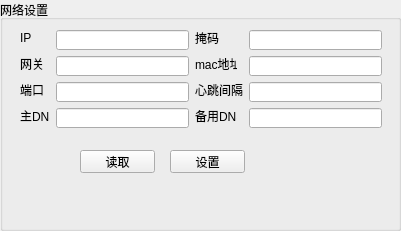
       <widget class="QGroupBox" name="groupBox_3">
        <property name="geometry">
         <rect>
          <x>0</x>
          <y>10</y>
          <width>401</width>
          <height>231</height>
         </rect>
        </property>
        <property name="title">
         <string>网络设置</string>
        </property>
        <widget class="QLabel" name="label_10">
         <property name="geometry">
          <rect>
           <x>20</x>
           <y>82</y>
           <width>24</width>
           <height>16</height>
          </rect>
         </property>
         <property name="text">
          <string>端口</string>
         </property>
        </widget>
        <widget class="QLineEdit" name="net_heatbeat_interval">
         <property name="geometry">
          <rect>
           <x>249</x>
           <y>82</y>
           <width>133</width>
           <height>20</height>
          </rect>
         </property>
        </widget>
        <widget class="QLineEdit" name="net_mask">
         <property name="geometry">
          <rect>
           <x>249</x>
           <y>30</y>
           <width>133</width>
           <height>20</height>
          </rect>
         </property>
        </widget>
        <widget class="QLabel" name="label_14">
         <property name="geometry">
          <rect>
           <x>195</x>
           <y>108</y>
           <width>42</width>
           <height>16</height>
          </rect>
         </property>
         <property name="text">
          <string>备用DNS</string>
         </property>
        </widget>
        <widget class="QLabel" name="label_9">
         <property name="geometry">
          <rect>
           <x>20</x>
           <y>56</y>
           <width>24</width>
           <height>16</height>
          </rect>
         </property>
         <property name="text">
          <string>网关</string>
         </property>
        </widget>
        <widget class="QLabel" name="label_11">
         <property name="geometry">
          <rect>
           <x>195</x>
           <y>30</y>
           <width>24</width>
           <height>16</height>
          </rect>
         </property>
         <property name="text">
          <string>掩码</string>
         </property>
        </widget>
        <widget class="QLineEdit" name="net_dns_2">
         <property name="geometry">
          <rect>
           <x>249</x>
           <y>108</y>
           <width>133</width>
           <height>20</height>
          </rect>
         </property>
        </widget>
        <widget class="QPushButton" name="set_net_btn">
         <property name="enabled">
          <bool>true</bool>
         </property>
         <property name="geometry">
          <rect>
           <x>170</x>
           <y>150</y>
           <width>75</width>
           <height>23</height>
          </rect>
         </property>
         <property name="text">
          <string>设置</string>
         </property>
        </widget>
        <widget class="QLabel" name="label_15">
         <property name="geometry">
          <rect>
           <x>195</x>
           <y>82</y>
           <width>48</width>
           <height>16</height>
          </rect>
         </property>
         <property name="text">
          <string>心跳间隔</string>
         </property>
        </widget>
        <widget class="QLabel" name="label_12">
         <property name="geometry">
          <rect>
           <x>195</x>
           <y>56</y>
           <width>42</width>
           <height>16</height>
          </rect>
         </property>
         <property name="text">
          <string>mac地址</string>
         </property>
        </widget>
        <widget class="QLineEdit" name="net_dns_1">
         <property name="geometry">
          <rect>
           <x>56</x>
           <y>108</y>
           <width>133</width>
           <height>20</height>
          </rect>
         </property>
        </widget>
        <widget class="QLabel" name="label_13">
         <property name="geometry">
          <rect>
           <x>20</x>
           <y>108</y>
           <width>30</width>
           <height>16</height>
          </rect>
         </property>
         <property name="text">
          <string>主DNS</string>
         </property>
        </widget>
        <widget class="QLineEdit" name="net_port">
         <property name="geometry">
          <rect>
           <x>56</x>
           <y>82</y>
           <width>133</width>
           <height>20</height>
          </rect>
         </property>
        </widget>
        <widget class="QLineEdit" name="net_addr">
         <property name="geometry">
          <rect>
           <x>56</x>
           <y>30</y>
           <width>133</width>
           <height>20</height>
          </rect>
         </property>
        </widget>
        <widget class="QLineEdit" name="net_mac">
         <property name="geometry">
          <rect>
           <x>249</x>
           <y>56</y>
           <width>133</width>
           <height>20</height>
          </rect>
         </property>
        </widget>
        <widget class="QLineEdit" name="net_gateway">
         <property name="geometry">
          <rect>
           <x>56</x>
           <y>56</y>
           <width>133</width>
           <height>20</height>
          </rect>
         </property>
        </widget>
        <widget class="QPushButton" name="get_net_btn">
         <property name="geometry">
          <rect>
           <x>80</x>
           <y>150</y>
           <width>75</width>
           <height>23</height>
          </rect>
         </property>
         <property name="text">
          <string>读取</string>
         </property>
        </widget>
        <widget class="QLabel" name="label_8">
         <property name="geometry">
          <rect>
           <x>20</x>
           <y>30</y>
           <width>16</width>
           <height>16</height>
          </rect>
         </property>
         <property name="text">
          <string>IP</string>
         </property>
        </widget>
       </widget>
